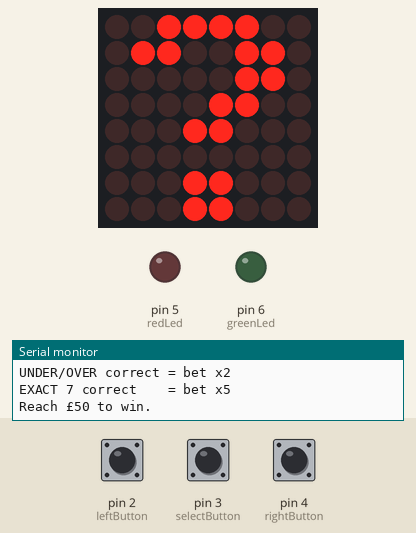
This sketch was run on a simulated Arduino Uno, built with avr-gcc and run on an emulated ATmega328P. Shown: 8×8 LED matrix, output pins drawn as LEDs (lit = HIGH), the last lines printed to the serial monitor. The inputs (shaded band) are chosen by the test bench; at power-on: pin 2 (leftButton) HIGH, pin 4 (rightButton) HIGH, pin 3 (selectButton) HIGH. Random numbers use the default seed unless the sketch sets one.

Above: at 1.3 s.
1.4 s: pin 2 (leftButton) pulled LOW for 0.15 s
At 6.8 s:
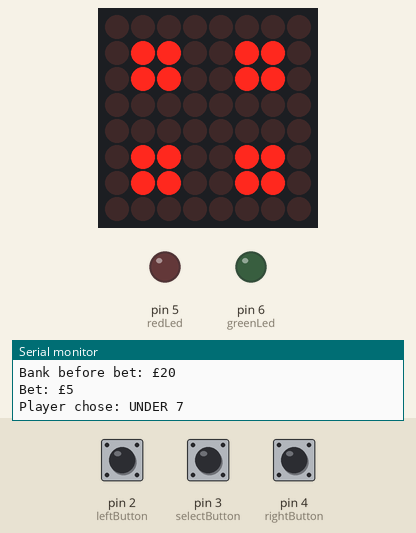
At 7.4 s:
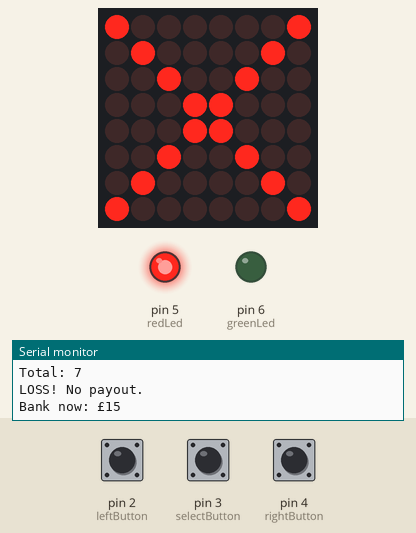
10.5 s: pin 4 (rightButton) pulled LOW for 0.15 s
At 16.7 s:
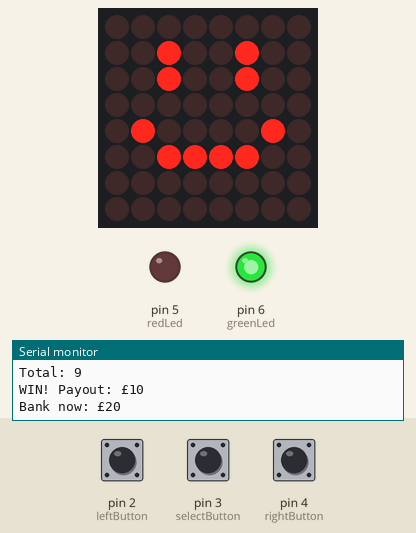
Timing chart, 0 to 18.2 s (numbered marks = the images above; inputs shaded):
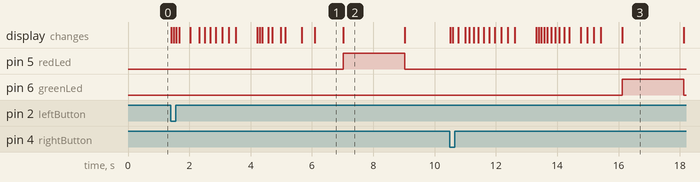

The sketch:

lucky7DiceGame.ino
```cpp
#include "LedControl.h"
// --------------------
// LED Dot Matrix
// DIN = 8, CLK = 10, CS = 9
// --------------------
LedControl lc = LedControl(8, 10, 9, 1);

// --------------------
// LEDs
// --------------------
const int greenLed = 6;
const int redLed = 5;

// --------------------
// Buttons
// --------------------
const int leftButton = 2;    // UNDER 7
const int selectButton = 3;  // EXACT 7
const int rightButton = 4;   // OVER 7

bool lastLeftState = HIGH;
bool lastSelectState = HIGH;
bool lastRightState = HIGH;

unsigned long lastButtonPress = 0;
const unsigned long buttonCooldown = 300;

// --------------------
// Game
// --------------------
int bank = 20;
int bet = 5;
const int winTarget = 50;

bool gameEnded = false;

// Bet types
// 0 = under 7
// 1 = exact 7
// 2 = over 7

// --------------------
// Dice faces
// --------------------

byte dice1[8] = {
  B00000000,
  B00000000,
  B00000000,
  B00011000,
  B00011000,
  B00000000,
  B00000000,
  B00000000
};

byte dice2[8] = {
  B00000000,
  B01100000,
  B01100000,
  B00000000,
  B00000000,
  B00000110,
  B00000110,
  B00000000
};

byte dice3[8] = {
  B00000000,
  B01100000,
  B01100000,
  B00011000,
  B00011000,
  B00000110,
  B00000110,
  B00000000
};

byte dice4[8] = {
  B00000000,
  B01100110,
  B01100110,
  B00000000,
  B00000000,
  B01100110,
  B01100110,
  B00000000
};

byte dice5[8] = {
  B00000000,
  B01100110,
  B01100110,
  B00011000,
  B00011000,
  B01100110,
  B01100110,
  B00000000
};

byte dice6[8] = {
  B01100110,
  B01100110,
  B00000000,
  B01100110,
  B01100110,
  B00000000,
  B01100110,
  B01100110
};

// Simple question mark / waiting icon
byte waitIcon[8] = {
  B00111100,
  B01100110,
  B00000110,
  B00001100,
  B00011000,
  B00000000,
  B00011000,
  B00011000
};

// Win smile
byte winIcon[8] = {
  B00000000,
  B00100100,
  B00100100,
  B00000000,
  B01000010,
  B00111100,
  B00000000,
  B00000000
};

// Lose X
byte loseIcon[8] = {
  B10000001,
  B01000010,
  B00100100,
  B00011000,
  B00011000,
  B00100100,
  B01000010,
  B10000001
};

void setup() {
  Serial.begin(9600);

  lc.shutdown(0, false);
  lc.setIntensity(0, 5);
  lc.clearDisplay(0);

  pinMode(greenLed, OUTPUT);
  pinMode(redLed, OUTPUT);

  pinMode(leftButton, INPUT_PULLUP);
  pinMode(selectButton, INPUT_PULLUP);
  pinMode(rightButton, INPUT_PULLUP);

  digitalWrite(greenLed, LOW);
  digitalWrite(redLed, LOW);

  randomSeed(analogRead(A3));

  showPattern(waitIcon);

  printInstructions();
}

void loop() {
  handleButtons();
}

// --------------------
// Button handling
// --------------------

void handleButtons() {
  bool currentLeft = digitalRead(leftButton);
  bool currentSelect = digitalRead(selectButton);
  bool currentRight = digitalRead(rightButton);

  if (millis() - lastButtonPress > buttonCooldown) {
    if (lastLeftState == HIGH && currentLeft == LOW) {
      lastButtonPress = millis();

      if (gameEnded) {
        resetGame();
      } else {
        playRound(0); // under 7
      }
    }

    if (lastSelectState == HIGH && currentSelect == LOW) {
      lastButtonPress = millis();

      if (gameEnded) {
        resetGame();
      } else {
        playRound(1); // exactly 7
      }
    }

    if (lastRightState == HIGH && currentRight == LOW) {
      lastButtonPress = millis();

      if (gameEnded) {
        resetGame();
      } else {
        playRound(2); // over 7
      }
    }
  }

  lastLeftState = currentLeft;
  lastSelectState = currentSelect;
  lastRightState = currentRight;
}

// --------------------
// Game logic
// --------------------

void playRound(int betType) {
  if (bank < bet) {
    gameOver();
    return;
  }

  digitalWrite(greenLed, LOW);
  digitalWrite(redLed, LOW);

  Serial.println();
  Serial.println("--------------------");

  Serial.print("Bank before bet: £");
  Serial.println(bank);

  Serial.print("Bet: £");
  Serial.println(bet);

  Serial.print("Player chose: ");
  printBetType(betType);
  Serial.println();

  bank -= bet;

  int diceA = rollDiceWithAnimation();
  delay(700);

  int diceB = rollDiceWithAnimation();
  delay(700);

  int total = diceA + diceB;

  Serial.print("Dice 1: ");
  Serial.println(diceA);

  Serial.print("Dice 2: ");
  Serial.println(diceB);

  Serial.print("Total: ");
  Serial.println(total);

  bool won = false;
  int payout = 0;

  if (betType == 0 && total < 7) {
    won = true;
    payout = bet * 2;
  }
  else if (betType == 1 && total == 7) {
    won = true;
    payout = bet * 5;
  }
  else if (betType == 2 && total > 7) {
    won = true;
    payout = bet * 2;
  }

  if (won) {
    bank += payout;

    digitalWrite(greenLed, HIGH);
    digitalWrite(redLed, LOW);

    showPattern(winIcon);

    Serial.print("WIN! Payout: £");
    Serial.println(payout);
  } else {
    digitalWrite(redLed, HIGH);
    digitalWrite(greenLed, LOW);

    showPattern(loseIcon);

    Serial.println("LOSS! No payout.");
  }

  Serial.print("Bank now: £");
  Serial.println(bank);

  if (bank <= 0) {
    gameOver();
    return;
  }

  if (bank >= winTarget) {
    gameWon();
    return;
  }

  delay(2000);

  digitalWrite(greenLed, LOW);
  digitalWrite(redLed, LOW);
  showPattern(waitIcon);

  Serial.println();
  Serial.println("Next round:");
  Serial.println("LEFT = UNDER 7");
  Serial.println("MIDDLE = EXACT 7");
  Serial.println("RIGHT = OVER 7");
}

void gameOver() {
  gameEnded = true;
  bank = 0;

  digitalWrite(redLed, HIGH);
  digitalWrite(greenLed, LOW);

  showPattern(loseIcon);

  Serial.println();
  Serial.println("GAME OVER! You are bankrupt.");
  Serial.println("Press any button to restart.");
}

void gameWon() {
  gameEnded = true;

  digitalWrite(greenLed, HIGH);
  digitalWrite(redLed, LOW);

  showPattern(winIcon);

  Serial.println();
  Serial.println("YOU WON THE GAME!");
  Serial.print("Final bank: £");
  Serial.println(bank);
  Serial.println("Press any button to restart.");
}

void resetGame() {
  bank = 20;
  gameEnded = false;

  digitalWrite(greenLed, LOW);
  digitalWrite(redLed, LOW);

  showPattern(waitIcon);

  Serial.println();
  Serial.println("Game restarted!");
  printInstructions();
}

void printBetType(int betType) {
  if (betType == 0) {
    Serial.print("UNDER 7");
  }
  else if (betType == 1) {
    Serial.print("EXACT 7");
  }
  else if (betType == 2) {
    Serial.print("OVER 7");
  }
}

void printInstructions() {
  Serial.println();
  Serial.println("LUCKY 7 DICE GAME");
  Serial.println("-----------------");
  Serial.print("Starting bank: £");
  Serial.println(bank);
  Serial.print("Bet per round: £");
  Serial.println(bet);
  Serial.println();
  Serial.println("LEFT button   = UNDER 7");
  Serial.println("MIDDLE button = EXACT 7");
  Serial.println("RIGHT button  = OVER 7");
  Serial.println();
  Serial.println("UNDER/OVER correct = bet x2");
  Serial.println("EXACT 7 correct    = bet x5");
  Serial.println("Reach £50 to win.");
}

// --------------------
// Dice animation/display
// --------------------

int rollDiceWithAnimation() {
  int finalRoll = random(1, 7);

  for (int i = 0; i < 14; i++) {
    int fakeRoll = random(1, 7);
    showDice(fakeRoll);
    delay(70 + i * 12);
  }

  showDice(finalRoll);

  return finalRoll;
}

void showDice(int number) {
  if (number == 1) showPattern(dice1);
  else if (number == 2) showPattern(dice2);
  else if (number == 3) showPattern(dice3);
  else if (number == 4) showPattern(dice4);
  else if (number == 5) showPattern(dice5);
  else if (number == 6) showPattern(dice6);
}

void showPattern(byte pattern[8]) {
  lc.clearDisplay(0);

  for (int row = 0; row < 8; row++) {
    lc.setRow(0, row, pattern[row]);
  }
}
```

Measured:
- after the input at 1.4 s, pin 5 (redLed): LOW → HIGH after 5.6 s, → LOW 2.0 s later; the display: first changes at once (image 1 shows a later state)
- after the input at 10.5 s, pin 6 (greenLed): LOW → HIGH after 5.6 s, → LOW 2.0 s later; the display: first changes at once (image 3 shows a later state)
- what the display in image 1 shows lasts 0.9 s, from 6.1 s to 7.0 s
- what the display in image 2 shows lasts 2.0 s, from 7.0 s to 9.0 s
